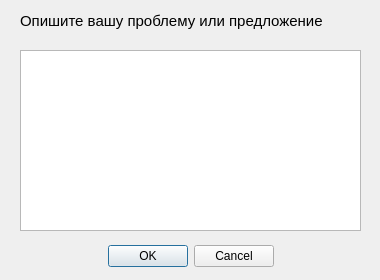
<?xml version="1.0" encoding="UTF-8"?>
<ui version="4.0">
 <class>Dialog</class>
 <widget class="QDialog" name="Dialog">
  <property name="geometry">
   <rect>
    <x>0</x>
    <y>0</y>
    <width>380</width>
    <height>280</height>
   </rect>
  </property>
  <property name="windowTitle">
   <string>Поддержка</string>
  </property>
  <widget class="QDialogButtonBox" name="buttonBox">
   <property name="geometry">
    <rect>
     <x>20</x>
     <y>240</y>
     <width>341</width>
     <height>32</height>
    </rect>
   </property>
   <property name="orientation">
    <enum>Qt::Horizontal</enum>
   </property>
   <property name="standardButtons">
    <set>QDialogButtonBox::Cancel|QDialogButtonBox::Ok</set>
   </property>
   <property name="centerButtons">
    <bool>true</bool>
   </property>
  </widget>
  <widget class="QLabel" name="label">
   <property name="geometry">
    <rect>
     <x>20</x>
     <y>10</y>
     <width>361</width>
     <height>21</height>
    </rect>
   </property>
   <property name="font">
    <font>
     <pointsize>11</pointsize>
    </font>
   </property>
   <property name="text">
    <string>Опишите вашу проблему или предложение</string>
   </property>
  </widget>
  <widget class="QTextEdit" name="textEdit">
   <property name="geometry">
    <rect>
     <x>20</x>
     <y>50</y>
     <width>341</width>
     <height>181</height>
    </rect>
   </property>
  </widget>
 </widget>
 <resources/>
 <connections>
  <connection>
   <sender>buttonBox</sender>
   <signal>accepted()</signal>
   <receiver>Dialog</receiver>
   <slot>accept()</slot>
   <hints>
    <hint type="sourcelabel">
     <x>248</x>
     <y>254</y>
    </hint>
    <hint type="destinationlabel">
     <x>157</x>
     <y>274</y>
    </hint>
   </hints>
  </connection>
  <connection>
   <sender>buttonBox</sender>
   <signal>rejected()</signal>
   <receiver>Dialog</receiver>
   <slot>reject()</slot>
   <hints>
    <hint type="sourcelabel">
     <x>316</x>
     <y>260</y>
    </hint>
    <hint type="destinationlabel">
     <x>286</x>
     <y>274</y>
    </hint>
   </hints>
  </connection>
 </connections>
</ui>
